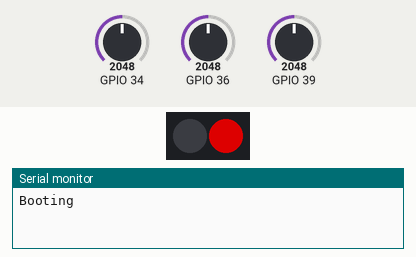
This sketch was run on a simulated ESP32. Shown: 2 RGB LEDs in strip order, left to right, the last lines printed to the serial monitor. The test bench sets the inputs (shaded band); at power-on: GPIO 34 = 2048, GPIO 36 = 2048, GPIO 39 = 2048. Dim RGB values are drawn brighter than linear; WiFi joins after 1.5 s; servers stay silent unless stated; uploads are accepted with an empty reply.

Above: at 0.1 s.
At 1.6 s:
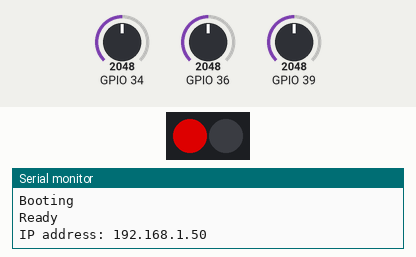
At 3.9 s:
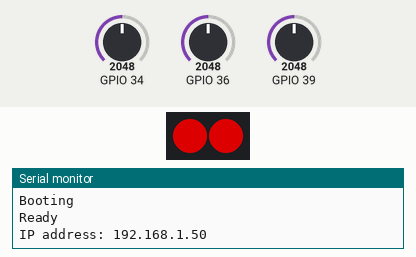
Timing chart, 0 to 5.4 s (numbered marks = the images above):
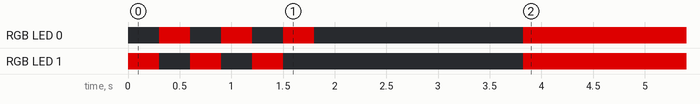

Measured:
- by itself, RGB LED 0, RGB LED 1: repeats every 0.60 s: off 0.30 s, RGB(150, 0, 0) 0.30 s

The sketch:

HACK_GET_DATA.ino
```cpp
#include <WiFi.h>
#include <EEPROM.h>
#include <ESPmDNS.h>
#include <WiFiUdp.h>
#include <ArduinoOTA.h>
#include <ArduinoJson.h>
#include <Adafruit_NeoPixel.h>
#include <HTTPClient.h>


const char* ssid     = "Redmi Note 8T";
const char* password = "tdraaron";


#define MAC_SIZE 15
char sMac[MAC_SIZE];

Adafruit_NeoPixel leds(2, 23, NEO_GRB + NEO_KHZ800);
StaticJsonDocument<256> doc;
WiFiClient client;


// Server, file, and port
const char hostname[] = "192.168.118.182";
const String uri = "/";
const int port = 1337;


// Settings
const float collection_period = 2;      // How long to collect (sec)
const int sample_rate = 100;            // How fast to collect (Hz)
const int num_dec = 7;                  // Number of decimal places
const int num_samples = (int)(collection_period * sample_rate);
const unsigned long timeout = 500;      // Time to wait for server response

const size_t json_capacity = (3 * JSON_ARRAY_SIZE(num_samples)) + JSON_OBJECT_SIZE(3);

DynamicJsonDocument json(json_capacity);

JsonArray json_x = json.createNestedArray("x");
JsonArray json_y = json.createNestedArray("y");
JsonArray json_z = json.createNestedArray("z");


typedef enum _ledState{
    OFF,
    BLINK_RED,
    RED,
    GREEN,
    BLINK_BLUE,
    BLUE
};

_ledState ledState;

static bool accel_found = false;


/* freeRTOS components ***********/

TaskHandle_t    ReadTVOCsensorHandler, sampleAccelerometerHandler;


// Send GET request to server to get "ready" flag
int getServerReadyFlag(unsigned long timeout) {

  int ret_status = -1;
  unsigned long timestamp;

  // Make sure we're connected to WiFi
  if (WiFi.status() == WL_CONNECTED) {

    // Connect to server
#if DEBUG
    Serial.print("Connecting to: ");
    Serial.println(hostname);
#endif
    if (client.connect(hostname, port)) {

      // Sent GET request
  #if DEBUG
      Serial.println("Sending GET request");
  #endif
      client.print("GET " + uri + " HTTP/1.1\r\n" +
                "Host: " + hostname + "\r\n" +
                "Connection: close\r\n\r\n");

      // Wait for up to specified time for response from server
      timestamp = millis();
      while (!client.available()) {
        if (millis() > timestamp + timeout) {
          ledState = RED;
#if DEBUG
          Serial.println("GET response timeout");
#endif
          return -1;
        }
      }

      // Header should take up 4 lines, so throw them away
      for (int i = 0; i < 4; i++) {
        if (client.available()) {
          String resp = client.readStringUntil('\r');
        } else {
          return -1;
        }
      }

      // Response from server should be only a 0 or 1
      if (client.available()) {
        String resp = client.readStringUntil('\r');
        resp.trim();
#if DEBUG
        Serial.print("Server response: ");
        Serial.println(resp);
#endif
        if (resp == "0") {
          ret_status = 0;
        } else if (resp == "1") {
          ret_status = 1;
        }
      } else {
        return -1;
      }
    }

    // Close TCP connection
    client.stop();
#if DEBUG
    Serial.println();
    Serial.println("Connection closed");
#endif
  }

  return ret_status;
}

int sendPostRequest(DynamicJsonDocument json, unsigned long timeout) {

  unsigned long timestamp;

  // Connect to server
#if DEBUG
  Serial.print("Connecting to ");
  Serial.println(hostname);
#endif
  if (!client.connect(hostname, port)) {
#if DEBUG
    Serial.println("Connection failed");
#endif
    return 0;
  }

  // Send HTTP POST request
#if DEBUG
  Serial.println("Sending POST request");
#endif
  client.print("POST " + uri + " HTTP/1.1\r\n" +
               "Host: " + hostname + "\r\n" +
               "Connection: close\r\n" +
               "Content-Type: application/json\r\n" +
               "Content-Length: " + measureJson(json) + "\r\n" +
               "\r\n");

  // Send JSON data
  serializeJson(json, client);

  // Wait for up to specified time for response from server
  timestamp = millis();
  while (!client.available()) {
    if (millis() > timestamp + timeout) {
      ledState = RED;
#if DEBUG
      Serial.println("GET response timeout");
#endif
      return -1;
    }
  }

  // Print response
#if DEBUG
  while (client.available() ) {
    String ln = client.readStringUntil('\r');
    Serial.print(ln);
  }
  Serial.println();
#endif

  // Close TCP connection
  client.stop();
#if DEBUG
  Serial.println();
  Serial.println("Connection closed");
#endif

  return 1;
}


/* sample analog readings from accelerometer ************/

void vSampleAccTask(void *pvParameters) {

  int x,y,z,i;
  ulTaskNotifyTake(pdTRUE, portMAX_DELAY);


  i = 0;

  for(;;) {
    x = analogRead(36);
    y = analogRead(39);
    z = analogRead(34);

    json_x.add(x);
    json_y.add(y);
    json_z.add(z);

    i++;

    if (i >= num_samples) {

      int resp_status = getServerReadyFlag(timeout);
        if (resp_status != 1) {
        ledState = RED;
      } else {
        ledState = BLINK_BLUE;
        sendPostRequest(json, timeout);
        ledState = OFF;
      }

      //DynamicJsonDocument json(json_capacity);
      json.clear();
      JsonArray json_x = json.createNestedArray("x");
      JsonArray json_y = json.createNestedArray("y");
      JsonArray json_z = json.createNestedArray("z");
      i = 0;
    }

    vTaskDelay((1000/sample_rate) / portTICK_PERIOD_MS);
  }
  vTaskDelete(NULL);
}


/* read tvoc sensor task ***********/

void vReadTVOCsensorTask(void *pvParameters) {

  ulTaskNotifyTake(pdTRUE, portMAX_DELAY);
  static bool blink;

  for (;;) {

    switch (ledState) {
      case OFF:       leds.clear(); break;
      case BLINK_RED: if (blink) {
                          leds.setPixelColor(0, leds.Color(150, 0, 0));
                          leds.setPixelColor(1, leds.Color(0, 0, 0));
                      } else {
                          leds.setPixelColor(0, leds.Color(0, 0, 0));
                          leds.setPixelColor(1, leds.Color(150, 0, 0));
                      }
                      blink = !blink;
                      break;
      case RED:       leds.setPixelColor(0, leds.Color(150, 0, 0));
                      leds.setPixelColor(1, leds.Color(150, 0, 0));
                      break;

      case GREEN:     leds.setPixelColor(0, leds.Color(0, 150, 0));
                      leds.setPixelColor(1, leds.Color(0, 150, 0));
                      break;

      case BLINK_BLUE:if (blink) {
                          leds.setPixelColor(0, leds.Color(0, 0, 150));
                          leds.setPixelColor(1, leds.Color(0, 0, 0));
                      } else {
                          leds.setPixelColor(0, leds.Color(0, 0, 0));
                          leds.setPixelColor(1, leds.Color(0, 0, 150));
                      }
                      blink = !blink;
                      break;
      case BLUE:      leds.setPixelColor(0, leds.Color(0, 0, 150));
                      leds.setPixelColor(1, leds.Color(0, 0, 150));
                      break;

    }
    leds.show();


    //xf = map(x, 0, 4095, -1500, 1500);
    //yf = map(y, 0, 4095, -1500, 1500);
    //zf = map(z, 0, 4095, -1500, 1500);


    (ledState == BLINK_RED) ? vTaskDelay(300/ portTICK_PERIOD_MS) : vTaskDelay(1000/ portTICK_PERIOD_MS);

  }
  vTaskDelete(NULL);
}


String szGetMac()
{
  byte mac[6];
  String szMAC = "";
  char szMac[3];

  WiFi.macAddress(mac);
  //for (int i = 5; i >= 0; i--)
  for (int i = 0; i < 6; i++)
  {
    if (mac[i] > 0x0F)
      sprintf(szMac, "%2X", mac[i]);
    else
      sprintf(szMac, "0%X", mac[i]);
    szMAC += szMac;
  }

  return szMAC;
}


void setup() {
  leds.begin();
  leds.clear();

  xTaskCreatePinnedToCore(
      vReadTVOCsensorTask,
      "read tvoc sensor",
      8192,
      NULL,
      tskIDLE_PRIORITY + 1,                  /* priority of the task */
      &ReadTVOCsensorHandler,
      0);                 /* Task attached to core 1 */

  ledState = BLINK_RED;
  xTaskNotifyGive(ReadTVOCsensorHandler);

  xTaskCreatePinnedToCore(
      vSampleAccTask,
      "accelerometer sample",
      8192,
      NULL,
      tskIDLE_PRIORITY + 2,                  /* priority of the task */
      &sampleAccelerometerHandler,
      1);                 /* Task attached to core 1 */


  Serial.begin(115200);
  Serial.println("Booting");
  WiFi.mode(WIFI_STA);
  WiFi.begin(ssid, password);
  while (WiFi.waitForConnectResult() != WL_CONNECTED) {
    Serial.println("Connection Failed! Rebooting...");
    delay(5000);
    ESP.restart();
  }

  ArduinoOTA
    .onStart([]() {
      String type;
      if (ArduinoOTA.getCommand() == U_FLASH)
        type = "sketch";
      else // U_SPIFFS
        type = "filesystem";

      // NOTE: if updating SPIFFS this would be the place to unmount SPIFFS using SPIFFS.end()
      Serial.println("Start updating " + type);
    })
    .onEnd([]() {
      Serial.println("\nEnd");
    })
    .onProgress([](unsigned int progress, unsigned int total) {
      Serial.printf("Progress: %u%%\r", (progress / (total / 100)));
    })
    .onError([](ota_error_t error) {
      Serial.printf("Error[%u]: ", error);
      if (error == OTA_AUTH_ERROR) Serial.println("Auth Failed");
      else if (error == OTA_BEGIN_ERROR) Serial.println("Begin Failed");
      else if (error == OTA_CONNECT_ERROR) Serial.println("Connect Failed");
      else if (error == OTA_RECEIVE_ERROR) Serial.println("Receive Failed");
      else if (error == OTA_END_ERROR) Serial.println("End Failed");
    });

  ArduinoOTA.begin();

  Serial.println("Ready");
  Serial.print("IP address: ");
  Serial.println(WiFi.localIP());


  szGetMac().toCharArray(sMac, MAC_SIZE);

  ledState = OFF;
  accel_found = true;

  xTaskNotifyGive(sampleAccelerometerHandler);
}


void loop() {
  ArduinoOTA.handle();
}
```
